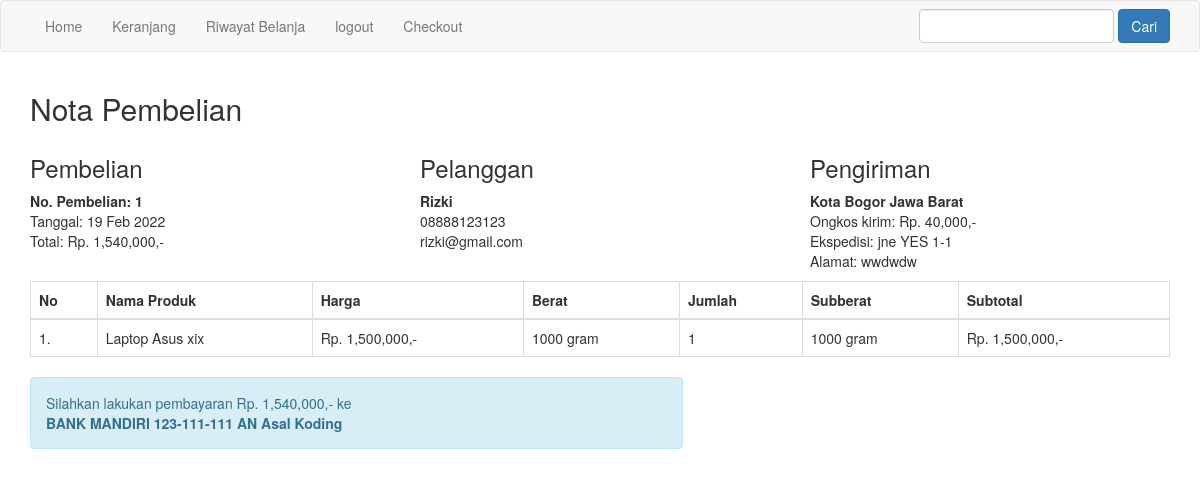
The page /nota.php?id=1 (signed in) on the database its author committed.
### tables this page shows
CREATE TABLE `pembelian` (
  `id_pembelian` int(11) NOT NULL,
  `id_pelanggan` int(11) NOT NULL,
  `tanggal_pembelian` date NOT NULL,
  `total_pembelian` int(11) NOT NULL,
  `alamat_pengiriman` text NOT NULL,
  `status_pembelian` varchar(100) NOT NULL DEFAULT 'pending',
  `totalberat` int(11) NOT NULL,
  `provinsi` varchar(255) NOT NULL,
  `distrik` varchar(255) NOT NULL,
  `tipe` varchar(255) NOT NULL,
  `kodepos` varchar(255) NOT NULL,
  `ekspedisi` varchar(255) NOT NULL,
  `paket` varchar(255) NOT NULL,
  `ongkir` int(11) NOT NULL,
  `estimasi` varchar(255) NOT NULL,
  `resi_pengiriman` varchar(234) NOT NULL
);

CREATE TABLE `pelanggan` (
  `id_pelanggan` int(11) NOT NULL,
  `email_pelanggan` varchar(100) NOT NULL,
  `password_pelanggan` varchar(50) NOT NULL,
  `nama_pelanggan` varchar(100) NOT NULL,
  `telepon_pelanggan` varchar(100) NOT NULL,
  `alamat_pelanggan` text NOT NULL
);

CREATE TABLE `pembelian_produk` (
  `id_pembelian_produk` int(11) NOT NULL,
  `id_pembelian` int(11) NOT NULL,
  `id_produk` int(11) NOT NULL,
  `jumlah` int(11) NOT NULL,
  `nama` varchar(100) NOT NULL,
  `harga` int(11) NOT NULL,
  `berat` int(11) NOT NULL,
  `subberat` int(11) NOT NULL,
  `subharga` int(11) NOT NULL
);

### nota.php (the view, shortened to what this page needs)
<?php
include 'koneksi.php';
$ambil = $koneksi->query("SELECT * FROM pembelian JOIN pelanggan ON pembelian.id_pelanggan = pelanggan.id_pelanggan WHERE pembelian.id_pembelian = '$_GET[id]'");
$detail = $ambil->fetch_assoc();
?>
<!DOCTYPE html>
<html lang="en">
<head>
    <link rel="stylesheet" href="admin/assets/css/bootstrap.css">
</head>
<body>
    <?php include 'menu.php'; ?>
    <section class="content">
        <div class="container">
            <h2>Nota Pembelian</h2>
            <div class="row" style="margin-bottom: 10px;">
                <div class="col-md-4">
                    <h3>Pembelian</h3>
                    <strong>No. Pembelian: <?= $detail['id_pembelian']; ?></strong><br>
                    Tanggal: <?= date("d M Y", strtotime($detail['tanggal_pembelian'])); ?><br>
                    Total: Rp. <?= number_format($detail['total_pembelian']); ?>,-
                </div>
                <div class="col-md-4">
                    <h3>Pelanggan</h3>
                    <strong><?= $detail["nama_pelanggan"]; ?></strong><br>
                    <p>
                        <?= $detail["telepon_pelanggan"]; ?><br>
                        <?= $detail["email_pelanggan"]; ?>
                    </p>
                </div>
                <div class="col-md-4">
                    <h3>Pengiriman</h3>
                    <strong><?= $detail['tipe']; ?> <?= $detail['distrik']; ?> <?= $detail['provinsi']; ?></strong><br>
                    Ongkos kirim: Rp. <?= number_format($detail['ongkir']); ?>,-<br>
                    Ekspedisi: <?= $detail['ekspedisi']; ?> <?= $detail['paket']; ?> <?= $detail['estimasi']; ?><br>
                    Alamat: <?= $detail['alamat_pengiriman']; ?>
                </div>
            </div>
            <table class="table table-bordered">
                <thead>
                    <tr>
                        <th>No</th>
                        <th>Nama Produk</th>
                        <th>Harga</th>
                        <th>Berat</th>
                        <th>Jumlah</th>
                        <th>Subberat</th>
                        <th>Subtotal</th>
                    </tr>
                </thead>
                <tbody>
                    <?php $no = 1; ?>
                    <?php $ambil = $koneksi->query("SELECT * FROM pembelian_produk WHERE id_pembelian = '$_GET[id]'"); ?>
                    <?php while ($pecah = $ambil->fetch_assoc()) : ?>
                        <tr>
                            <td><?= $no; ?>.</td>
                            <td><?= $pecah["nama"]; ?></td>
                            <td>Rp. <?= number_format($pecah["harga"]); ?>,-</td>
                            <td><?= $pecah["berat"]; ?> gram</td>
                            <td><?= $pecah["jumlah"]; ?></td>
                            <td><?= $pecah["subberat"]; ?> gram</td>
                            <td>Rp. <?= number_format($pecah["subharga"]); ?>,-</td>
                        </tr>
                        <?php $no++; ?>
                    <?php endwhile; ?>
                </tbody>
            </table>
            <div class="row">
                <div class="col-md-7">
                    <div class="alert alert-info">
                        <p>
                            Silahkan lakukan pembayaran Rp. <?= number_format($detail['total_pembelian']); ?>,- ke <br>
                            <strong>BANK MANDIRI 123-111-111 AN Asal Koding</strong>
                        </p>
                    </div>
                </div>
            </div>
        </div>
    </section>
</body>
</html>

### rows shown on the page
pembelian: id_pembelian "1", tanggal_pembelian "19 Feb 2022", total_pembelian "1,540,000", id_pelanggan.nama_pelanggan "Rizki", id_pelanggan.telepon_pelanggan "08888123123", id_pelanggan.email_pelanggan "rizki@gmail.com", tipe "Kota", distrik "Bogor", provinsi "Jawa Barat", ongkir "40,000", ekspedisi "jne", paket "YES", estimasi "1-1", alamat_pengiriman "wwdwdw"
pembelian_produk: nama "Laptop Asus xix", harga "1,500,000", berat "1000", jumlah "1", subberat "1000", subharga "1,500,000"
